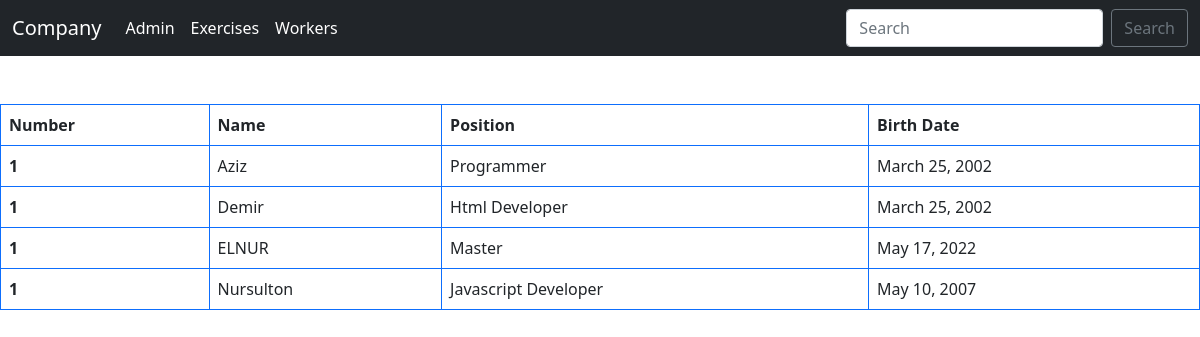
Page /worker/ on the committed database.
### worker/models.py (models this page shows, shortened)
class Worker(models.Model):
    name = models.ForeignKey(User, on_delete=models.CASCADE, blank=True,null=True)
    position = models.CharField(max_length=200)
    birth_date = models.DateField()

### worker/views.py (the view)
# urls.py: path('', include('worker.urls')),
def worker(request):
    worker=Worker.objects.all()
    return render(request, 'blog/workers.html',{'worker':worker})

### worker/templates/blog/workers.html (shortened to what this page needs)
{% block content %}
<!DOCTYPE html>
<html lang="en">
<head>
  <link href="https://cdn.jsdelivr.net/npm/bootstrap@5.0.2/dist/css/bootstrap.min.css" rel="stylesheet"
>
</head>
<body>
  <nav class="navbar navbar-expand-lg navbar-dark bg-dark">
    <div class="container-fluid">
      <a class="navbar-brand" href="/">Company</a>
      <div class="collapse navbar-collapse" id="navbarSupportedContent">
        <ul class="navbar-nav me-auto mb-2 mb-lg-0">
          <li class="nav-item">
            <a class="nav-link active" aria-current="page" href="/admin/">Admin</a>
          </li>
          <li class="nav-item">
            <a class="nav-link active" aria-current="page" href="/">Exercises</a>
          </li>
          <li class="nav-item">
            <a class="nav-link active" aria-current="page" href="worker">Workers</a>
          </li>
        </ul>
        <form class="d-flex">
          <input class="form-control me-2" type="search" placeholder="Search" aria-label="Search">
          <button class="btn btn-outline-secondary" type="submit">Search</button>
        </form>
      </div>
    </div>
  </nav>
  <br><br>
  <center>
    <table class="table table-bordered border-primary">
      <thead>
        <tr>
          <th scope="col">Number</th>
          <th scope="col">Name</th>
          <th scope="col">Position</th>
          <th scope="col">Birth Date</th>
        </tr>
      </thead>
      <tbody>
        <tr>
          {% for work_t in worker %}
          <th scope="row">1</th>
          <td>{{work_t.name}}</td>
          <td>{{work_t.position}}</td>
          <td>{{work_t.birth_date}}</td>
        </tr>
        {% endfor %}
      </tbody>
    </table>
  </center>
</body>
</html>
{% endblock content %}

### rows in the picture
Worker: name "Aziz", position "Programmer", birth_date "March 25, 2002"
Worker: name "Demir", position "Html Developer", birth_date "March 25, 2002"
Worker: name "ELNUR", position "Master", birth_date "May 17, 2022"
Worker: name "Nursulton", position "Javascript Developer", birth_date "May 10, 2007"
